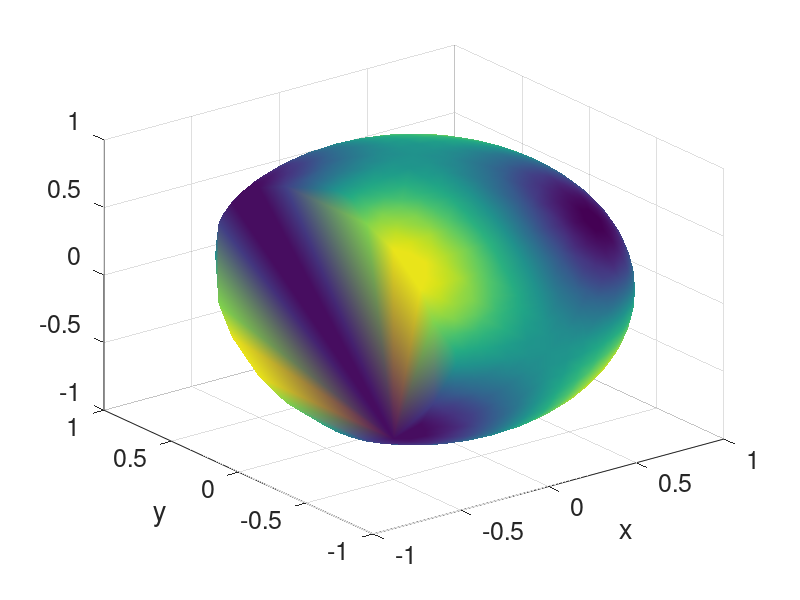

Here is the MATLAB script that generated this plot: (Note: this script raises an error after producing the figure.)
% Script to test a parabolic coupled  bulk-surface problem on the 3D sphere

%%%%%%%%%%%%%%%%%%%%%%%%%%%%%%%%%%%%%%%%%%%%%%%%%%%%%%%%%%%%%%%%%%%%%%%%%%%
%
% u_t - d_u*Laplace(u) = au,                                   x in \Omega
% v_t - d_v*LaplaceBeltrami(v) + \nabla u \cdot \nu = bu+cv,   x in \Gamma
% \nabla u \cdot \nu = du+ev,                                  x in \Gamma
%
% \Omega = unit sphere
%
% Exact solution:
%
% u(x,t) =      xyz exp(-alpha t)
% v(x,t) = beta xyz exp(-alpha t)
%
% if the model parameters fulfil
%
% a = - alpha
% b = 3 + beta(12d_v -alpha-c)
% d = 3 - beta e
%
% Note: if the solution is exponentially-in-time increasing instead of
% decreasing, it causes stability issues with the method. 
% The solution blows up. The stability condition probably becomes too
% restrictive.
%
%%%%%%%%%%%%%%%%%%%%%%%%%%%%%%%%%%%%%%%%%%%%%%%%%%%%%%%%%%%%%%%%%%%%%%%%%%%


close all
clearvars

% Set solution parameters
alpha = 1;
beta = 2;

% Set free model parameters
du = 1;
dv = .5;
c = 2;
e = 1;

% Dependent model parameters (DO NOT TOUCH)
a = - alpha;
b = 3 + beta*(12*dv -alpha -c);
d = 3 - beta*e;

% Set time discretisation
T = 1;
tau = 1.5625e-02;
%tau = 1e-3;

% Set space discretisation
load('sphere21.mat')

% END OF INPUT

N = length(P);
NGamma = length(MS); % Amount of boundary nodes
R = spalloc(N, NGamma, NGamma);
R(boundarynode, 1:NGamma) = speye(NGamma); % reduction matrix

esol_u = @(P,t) P(:,1).*P(:,2).*P(:,3)*exp(-alpha*t);
esol_v = @(P,t) beta*P(:,1).*P(:,2).*P(:,3)*exp(-alpha*t);

tic
NT = ceil(T/tau);
u = esol_u(P,0);
v = esol_v(R'*P,0);
for i=0:NT-1
   %unext = (M+tau*du*(K-(1+beta)*R*MS*R'))\(M*(1+tau*a)*u); % V3 - not working
   unext = (M+tau*du*K)\(M*(1+tau*a)*u + tau*du*R*MS*3*esol_u(R'*P,i*tau)); % V2 - working
   %unext = (M+tau*du*K)\(M*(1+tau*a)*u + tau*du*R*MS*(d*R'*u+e*v)); % V1 - not working
   vnext = (MS+tau*dv*KS)\(MS*(v+tau*((b-d)*R'*u + (c-e)*v)));
   u = unext;
   v = vnext;
end
toc

% TODO: try and eliminate the stability part from the mass matrix on the
% RHSs

es_u = esol_u(P,T);
es_v = esol_v(R'*P,T);
err_u = u - es_u;
err_v = v - es_v;
L2err_u = sqrt(err_u'*M*err_u);
L2err_v = sqrt(err_v'*MS*err_v);
L2err_prod = sqrt(err_u'*M*err_u + err_v'*MS*err_v);

% Plotting Exact solution in the bulk
figure
indsol = P(:,1) >= -0.5;
chull = convhull(P(indsol,1), P(indsol,2), P(indsol,3));
set(gcf,'Color','white')
trisurf(chull, P(indsol,1), P(indsol,2), P(indsol,3), es_u(indsol,1),'EdgeColor', 'none', 'FaceColor', 'interp')
view(3)
set(gca,'FontSize',18)
xlabel('x')
ylabel('y')
zlabel('z','rot',0)
axis equal
title('Exact solution')
colorbar

% Plotting Numerical solution in the bulk
figure
indsol = P(:,1) >= -0.5;
chull = convhull(P(indsol,1), P(indsol,2), P(indsol,3));
set(gcf,'Color','white')
trisurf(chull, P(indsol,1), P(indsol,2), P(indsol,3), u(indsol,1),'EdgeColor', 'none', 'FaceColor', 'interp')
view(3)
set(gca,'FontSize',18)
xlabel('x')
ylabel('y')
zlabel('z','rot',0)
axis equal
title('Bulk solution u')
colorbar

% Plotting Numerical Solution on the surface
figure
set(gcf,'Color','white')
trisurf(Egamma, P(:,1), P(:,2), P(:,3), [zeros(N-NGamma,1); v], 'EdgeColor', 'none', 'FaceColor', 'interp')
view(3)
set(gca,'FontSize',18)
xlabel('x')
ylabel('y')
zlabel('z','rot',0)
axis equal
xlim([-0.5,1])
title('Surface solution v')
colorbar